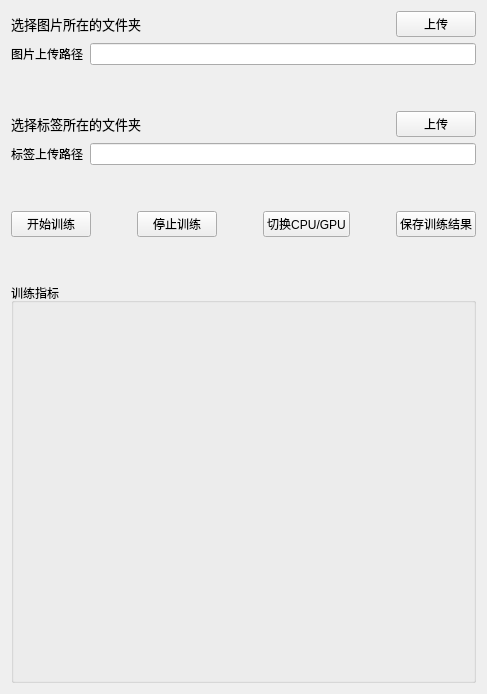
     <widget class="QWidget" name="tab_3">
      <attribute name="title">
       <string>模型训练</string>
      </attribute>
      <layout class="QHBoxLayout" name="horizontalLayout_32">
       <item>
        <layout class="QVBoxLayout" name="verticalLayout_14">
         <item>
          <layout class="QHBoxLayout" name="horizontalLayout_12">
           <item>
            <widget class="QLabel" name="label_26">
             <property name="maximumSize">
              <size>
               <width>16777215</width>
               <height>20</height>
              </size>
             </property>
             <property name="font">
              <font>
               <family>Adobe Devanagari</family>
               <pointsize>10</pointsize>
              </font>
             </property>
             <property name="text">
              <string>选择图片所在的文件夹</string>
             </property>
            </widget>
           </item>
           <item>
            <spacer name="horizontalSpacer_12">
             <property name="orientation">
              <enum>Qt::Horizontal</enum>
             </property>
             <property name="sizeHint" stdset="0">
              <size>
               <width>40</width>
               <height>20</height>
              </size>
             </property>
            </spacer>
           </item>
           <item>
            <widget class="QPushButton" name="pushButton_3">
             <property name="text">
              <string>上传</string>
             </property>
            </widget>
           </item>
          </layout>
         </item>
         <item>
          <layout class="QHBoxLayout" name="horizontalLayout_18">
           <item>
            <widget class="QLabel" name="label_27">
             <property name="maximumSize">
              <size>
               <width>16777215</width>
               <height>20</height>
              </size>
             </property>
             <property name="text">
              <string>图片上传路径</string>
             </property>
            </widget>
           </item>
           <item>
            <widget class="QLineEdit" name="lineEdit"/>
           </item>
          </layout>
         </item>
         <item>
          <spacer name="verticalSpacer_3">
           <property name="orientation">
            <enum>Qt::Vertical</enum>
           </property>
           <property name="sizeHint" stdset="0">
            <size>
             <width>20</width>
             <height>40</height>
            </size>
           </property>
          </spacer>
         </item>
         <item>
          <layout class="QHBoxLayout" name="horizontalLayout_19">
           <item>
            <widget class="QLabel" name="label_38">
             <property name="font">
              <font>
               <family>Adobe Devanagari</family>
               <pointsize>10</pointsize>
              </font>
             </property>
             <property name="text">
              <string>选择标签所在的文件夹</string>
             </property>
            </widget>
           </item>
           <item>
            <spacer name="horizontalSpacer_18">
             <property name="orientation">
              <enum>Qt::Horizontal</enum>
             </property>
             <property name="sizeHint" stdset="0">
              <size>
               <width>40</width>
               <height>20</height>
              </size>
             </property>
            </spacer>
           </item>
           <item>
            <widget class="QPushButton" name="pushButton_4">
             <property name="text">
              <string>上传</string>
             </property>
            </widget>
           </item>
          </layout>
         </item>
         <item>
          <layout class="QHBoxLayout" name="horizontalLayout_20">
           <item>
            <widget class="QLabel" name="label_39">
             <property name="text">
              <string>标签上传路径</string>
             </property>
            </widget>
           </item>
           <item>
            <widget class="QLineEdit" name="lineEdit_2"/>
           </item>
          </layout>
         </item>
         <item>
          <spacer name="verticalSpacer_4">
           <property name="orientation">
            <enum>Qt::Vertical</enum>
           </property>
           <property name="sizeHint" stdset="0">
            <size>
             <width>20</width>
             <height>40</height>
            </size>
           </property>
          </spacer>
         </item>
         <item>
          <layout class="QHBoxLayout" name="horizontalLayout_21">
           <item>
            <widget class="QPushButton" name="pushButton_5">
             <property name="text">
              <string>开始训练</string>
             </property>
            </widget>
           </item>
           <item>
            <spacer name="horizontalSpacer_19">
             <property name="orientation">
              <enum>Qt::Horizontal</enum>
             </property>
             <property name="sizeHint" stdset="0">
              <size>
               <width>40</width>
               <height>20</height>
              </size>
             </property>
            </spacer>
           </item>
           <item>
            <widget class="QPushButton" name="pushButton_6">
             <property name="text">
              <string>停止训练</string>
             </property>
            </widget>
           </item>
           <item>
            <spacer name="horizontalSpacer_20">
             <property name="orientation">
              <enum>Qt::Horizontal</enum>
             </property>
             <property name="sizeHint" stdset="0">
              <size>
               <width>40</width>
               <height>20</height>
              </size>
             </property>
            </spacer>
           </item>
           <item>
            <widget class="QPushButton" name="pushButton_7">
             <property name="text">
              <string>切换CPU/GPU</string>
             </property>
            </widget>
           </item>
           <item>
            <spacer name="horizontalSpacer_21">
             <property name="orientation">
              <enum>Qt::Horizontal</enum>
             </property>
             <property name="sizeHint" stdset="0">
              <size>
               <width>40</width>
               <height>20</height>
              </size>
             </property>
            </spacer>
           </item>
           <item>
            <widget class="QPushButton" name="pushButton_8">
             <property name="text">
              <string>保存训练结果</string>
             </property>
            </widget>
           </item>
          </layout>
         </item>
         <item>
          <spacer name="verticalSpacer_5">
           <property name="orientation">
            <enum>Qt::Vertical</enum>
           </property>
           <property name="sizeHint" stdset="0">
            <size>
             <width>20</width>
             <height>40</height>
            </size>
           </property>
          </spacer>
         </item>
         <item>
          <widget class="QGroupBox" name="groupBox_6">
           <property name="minimumSize">
            <size>
             <width>0</width>
             <height>400</height>
            </size>
           </property>
           <property name="title">
            <string>训练指标</string>
           </property>
          </widget>
         </item>
        </layout>
       </item>
      </layout>
     </widget>
